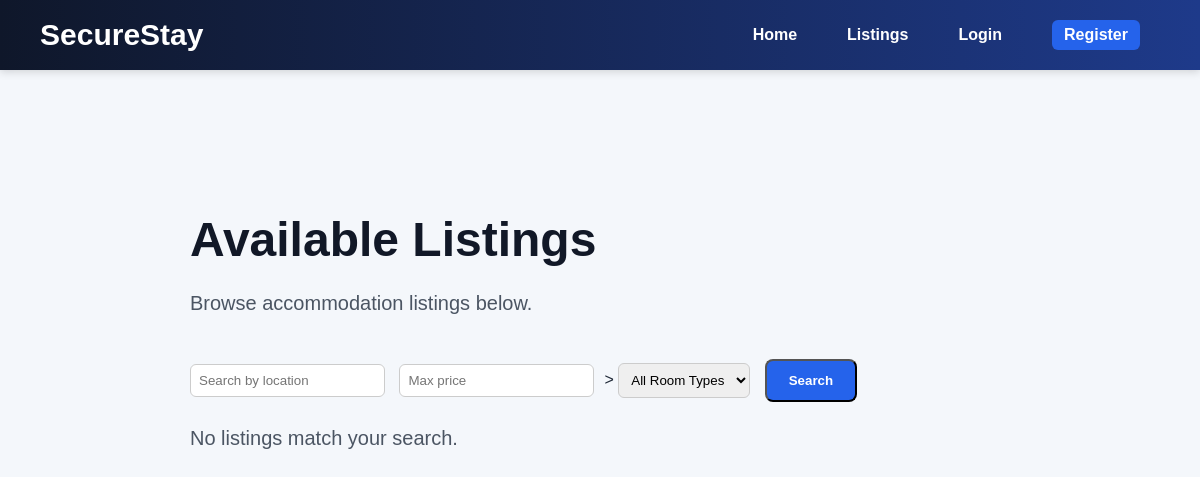
Page /listings on the earlier database version.
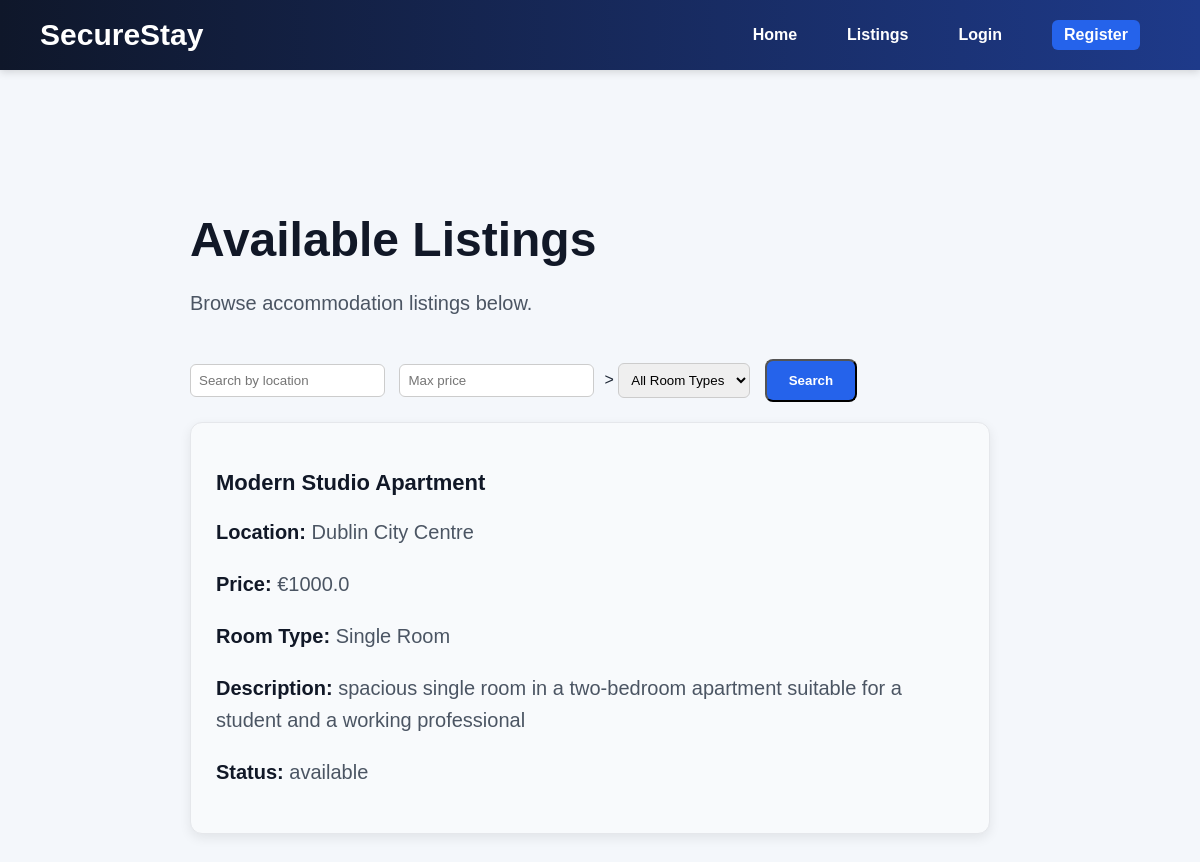
Same page on the later database version.
### models.py (models this page shows)
class Listing(db.Model):
    __tablename__ = "listings"
    id = db.Column(db.Integer, primary_key=True)
    title = db.Column(db.String(150), nullable=False)
    description = db.Column(db.Text, nullable=False)
    location = db.Column(db.String(150), nullable=False)
    price = db.Column(db.Float, nullable=False)
    room_type = db.Column(db.String(50), nullable=False)
    availability_status = db.Column(db.String(20), default="available", nullable=False)
    created_at = db.Column(db.DateTime, default=datetime.utcnow)
    landlord_id = db.Column(db.Integer, db.ForeignKey("users.id"), nullable=False)
    booking_requests = db.relationship("BookingRequest", backref="listing", lazy=True)

### app.py (the view)
@app.route('/listings')
def listings():
    query = Listing.query
    location = request.args.get('location')
    max_price = request.args.get('max_price')
    room_type = request.args.get('room_type')
    if location:
        query = query.filter(Listing.location.ilike(f"%{location}%"))
    if max_price:
        query = query.filter(Listing.price <= float(max_price))
    if room_type:
        query = query.filter(Listing.room_type == room_type)
    listings = query.all()
    return render_template('listings.html', listings=listings)

### templates/listings.html (shortened to what this page needs)
{% extends "base.html" %}
{% block content %}
<div class="hero">
    <h1>Available Listings</h1>
    <p>Browse accommodation listings below.</p>
    <form method="GET" class="search-form">
        <input type="text" name="location" placeholder="Search by location" value="{{ request.args.get('location', '') }}">
        <input type="number" name="max_price" placeholder="Max price" value="{{ request.args.get('max_price', '') }}">>
        <select name="room_type">
            <option value="">All Room Types</option>
        </select>
        <button type="submit" class="btn">Search</button>
    </form>
    {% if listings %}
        {% for listing in listings %}
            <div class="listing-card">
                <h3>{{ listing.title }}</h3>
                <p><strong>Location:</strong> {{ listing.location }}</p>
                <p><strong>Price:</strong> €{{ listing.price }}</p>
                <p><strong>Room Type:</strong> {{ listing.room_type }}</p>
                <p><strong>Description:</strong> {{ listing.description }}</p>
                <p><strong>Status:</strong> {{ listing.availability_status }}</p>
            </div>
        {% endfor %}
    {% else %}
        <p>No listings match your search.</p>
    {% endif %}
</div>
{% endblock %}

### templates/base.html (shortened to what this page needs)
<!DOCTYPE html>
<html lang="en">
<head>
    <link rel="stylesheet" href="{{ url_for('static', filename='css/style.css') }}">
</head>
<body>
    <nav>
        <h2>SecureStay</h2>
        <div class="nav-links">
            <a href="/">Home</a>
            <a href="/listings">Listings</a>
            {% if current_user.is_authenticated %}
                <span class="welcome-text">Welcome, {{ current_user.full_name }}</span>
                <a href="{{ url_for('add_listing') }}">Add Listing</a>
                <a href="{{ url_for('logout') }}">Logout</a>
            {% else %}
                <a href="{{ url_for('login') }}">Login</a>
                <a href="{{ url_for('register') }}">Register</a>
            {% endif %}
        </div>
    </nav>
    <main>
        {% block content %}{% endblock %}
    </main>
</body>
</html>

### static/css/style.css (style rules this page uses)
body { font-family: Arial, sans-serif; margin: 0; background-color: #f4f7fb; color: #1f2937; }
nav { background: linear-gradient(90deg, #0f172a, #1e3a8a); padding: 18px 40px; box-shadow: 0 2px 8px rgba(0, 0, 0, 0.15); display: flex; justify-content: space-between; align-items: center; }
nav h2 { color: white; margin: 0; font-size: 30px; }
nav a { color: white; text-decoration: none; margin-right: 20px; font-weight: bold; font-size: 16px; }
main { padding: 50px 60px; max-width: 900px; margin: 0 auto; }
.hero { background-color: transparent; padding: 40px; border-radius: 14px; max-width: 800px; margin-top: 20px; }
.hero h1 { font-size: 48px; margin-bottom: 15px; color: #111827; }
.hero p { font-size: 20px; color: #4b5563; line-height: 1.6; }
.hero .btn { display: inline-block; margin-top: 20px; padding: 12px 22px; background-color: #2563eb; color: white; text-decoration: none; border-radius: 8px; font-weight: bold; }
nav .nav-links { display: flex; align-items: center; gap: 20px; }
.nav-links a { margin-left: 10px; }
.nav-links { display: flex; align-items: center; gap: 15px; }
.nav-links a:last-child { background-color: #2563eb; padding: 6px 12px; border-radius: 6px; }
.listing-card { background: #f8fafc; padding: 25px; border-radius: 12px; margin-top: 20px; margin-bottom: 20px; box-shadow: 0 4px 12px rgba(0,0,0,0.08); border: 1px solid #e5e7eb; }
.listing-card h3 { margin-bottom: 12px; color: #111827; font-size: 22px; }
.listing-card p strong { margin: 5px 0; color: #111827; line-height: 1.6; }
.search-form { margin-bottom: 20px; }
.search-form input, .search-form select { padding: 8px; margin-right: 10px; border-radius: 6px; border: 1px solid #ccc; }

Differences in the rows shown:
added Listing: title "Modern Studio Apartment", location "Dublin City Centre", price "1000.0", room_type "Single Room", description "spacious single room in a two-bedroom apartment suitable for a student and a working professional", availability_status "available"
Other differences:
text no longer shown: "No listings match your search."
